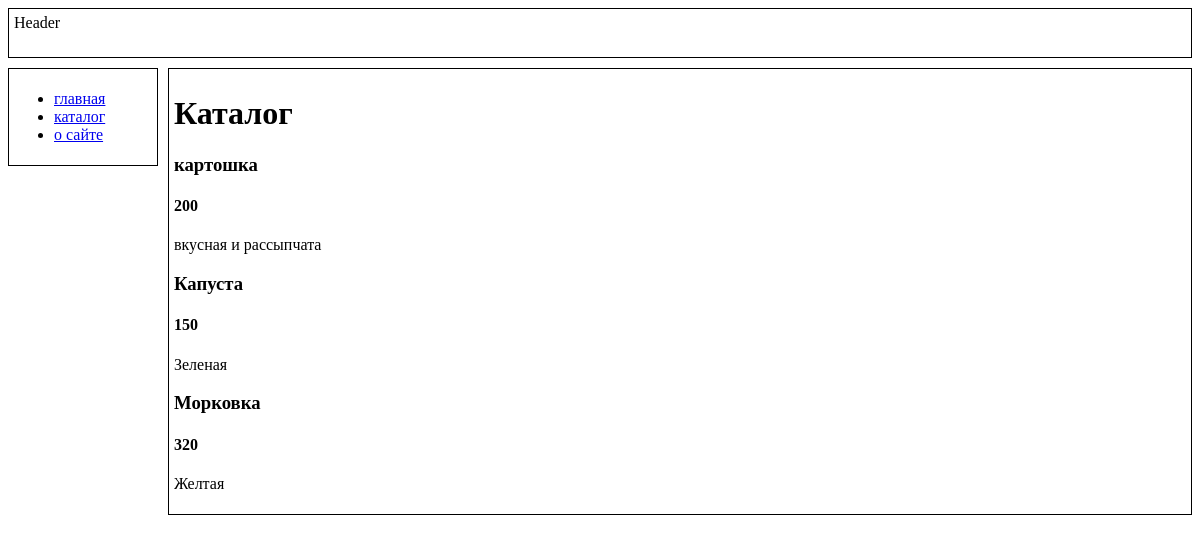
The app's page /catalog, older data.
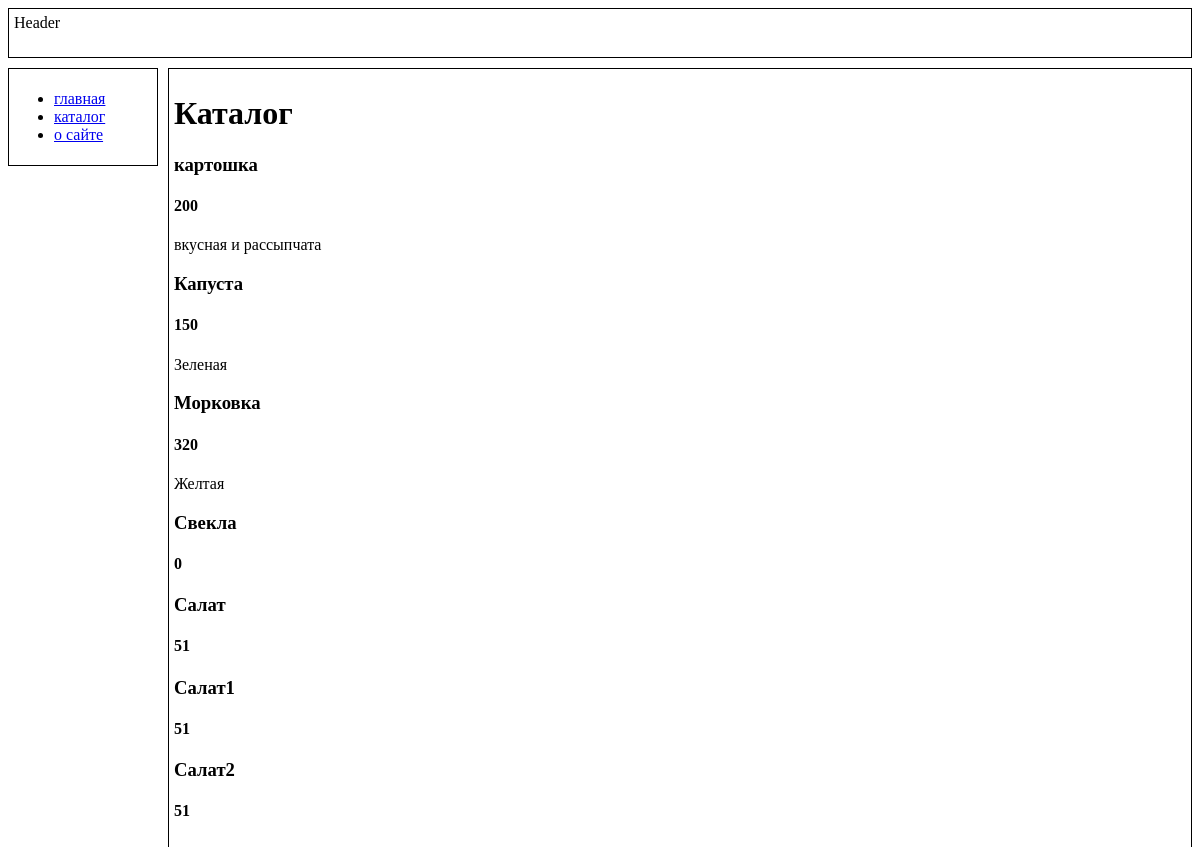
The same page, newer data.
### catalog/models.py (models this page shows, shortened)
class Product(models.Model):
    name = models.CharField(max_length=40, blank=False)
    price = models.IntegerField(default=0)
    description= models.CharField(max_length=200)

### catalog/views.py (the view)
# urls.py: path("", catalog_page),
def catalog_page(request):
    products = Product.objects.all()
    title = "Каталог"
    data = {"title": title, "menu": MENU, "products": products}
    return render(request, "./catalog.html", context=data)

### testTemplates/templates/catalog.html
{% extends "Base.html" %}
{% block content %}
<h1>{{title}}</h1>
{% for el in products %}
<div class="card">
    <h3>{{el.name}}</h3>
    <h4>{{el.price}}</h4>
    <p>{{el.description}}</p>
</div>
{% endfor %}
{% endblock%}

### testTemplates/templates/Base.html (shortened to what this page needs)
{% load static %}
<!DOCTYPE html>
<html lang="ru">
<head>
     <link rel="stylesheet" href="{% static "css/base.css" %}">
</head>
<body>
<div class="container">
    <div class="header item">
        Header
    </div>
    <div class="sidebar item">
        <ul>
            {% for key, value in menu.items %}
            <li><a href="{{ value }}">{{ key }}</a> </li>
            {%endfor%}
        </ul>
    </div>
    <div class="content item">
        {% block content %}
        {% endblock %}
    </div>
</body>
</html>

### testTemplates/static/css/base.css (style rules this page uses)
.container { display: grid; grid-template-areas: "header header" "sidebar content"; gap: 10px; grid-template-columns: 150px; 1fr; grid-template-rows: 50px; 1fr; }
.header { grid-area: header; }
.sidebar { grid-area: sidebar; align-self: start; }
.content { grid-area: content; }
.item { border: 1px solid black; padding: 5px; }

Row changes from the older to the newer data that the page shows:
added Product: name "Свекла", price "0"
added Product: name "Салат", price "51"
added Product: name "Салат1", price "51"
added Product: name "Салат2", price "51"
